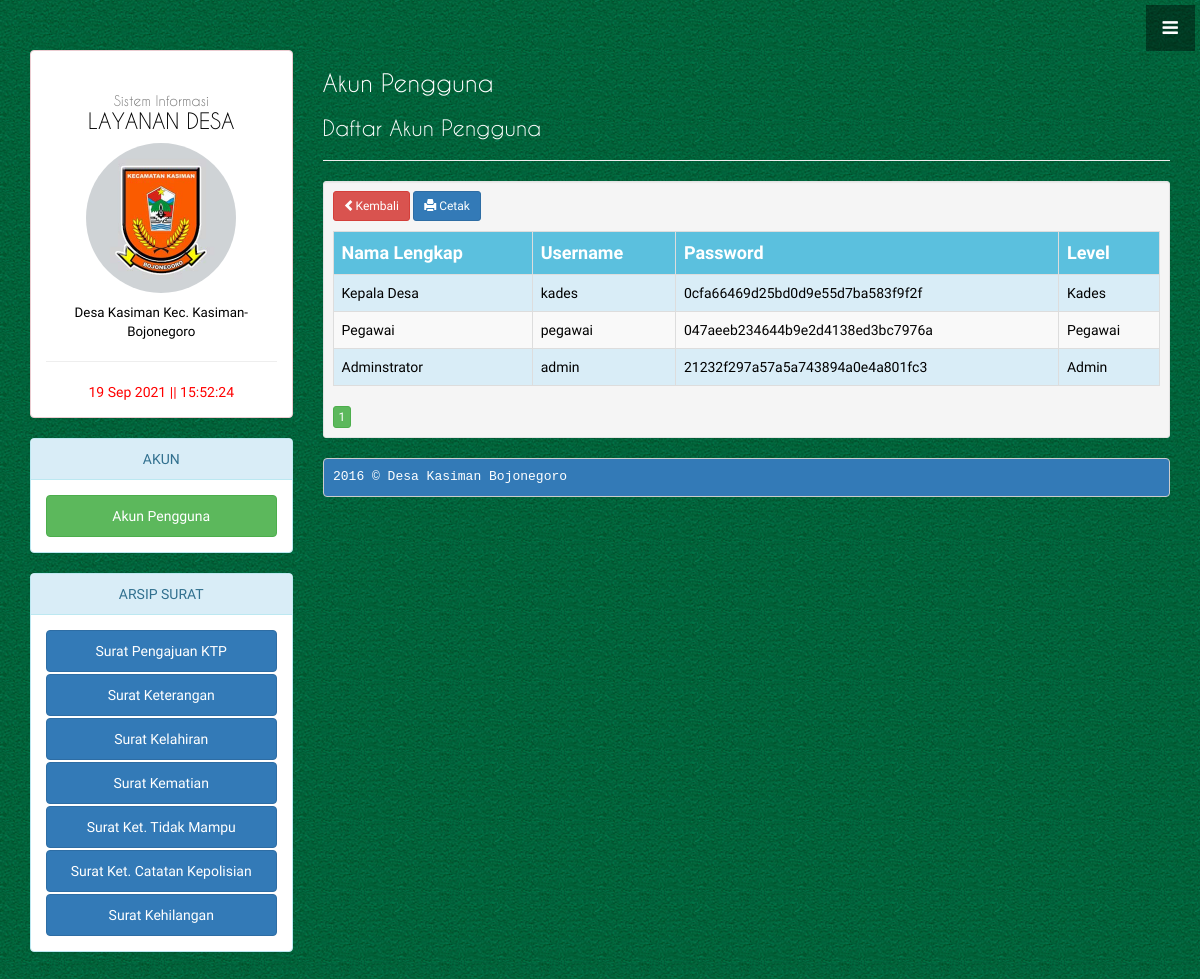
Before: /kades/index.php?pages=Ruser with the older database file.
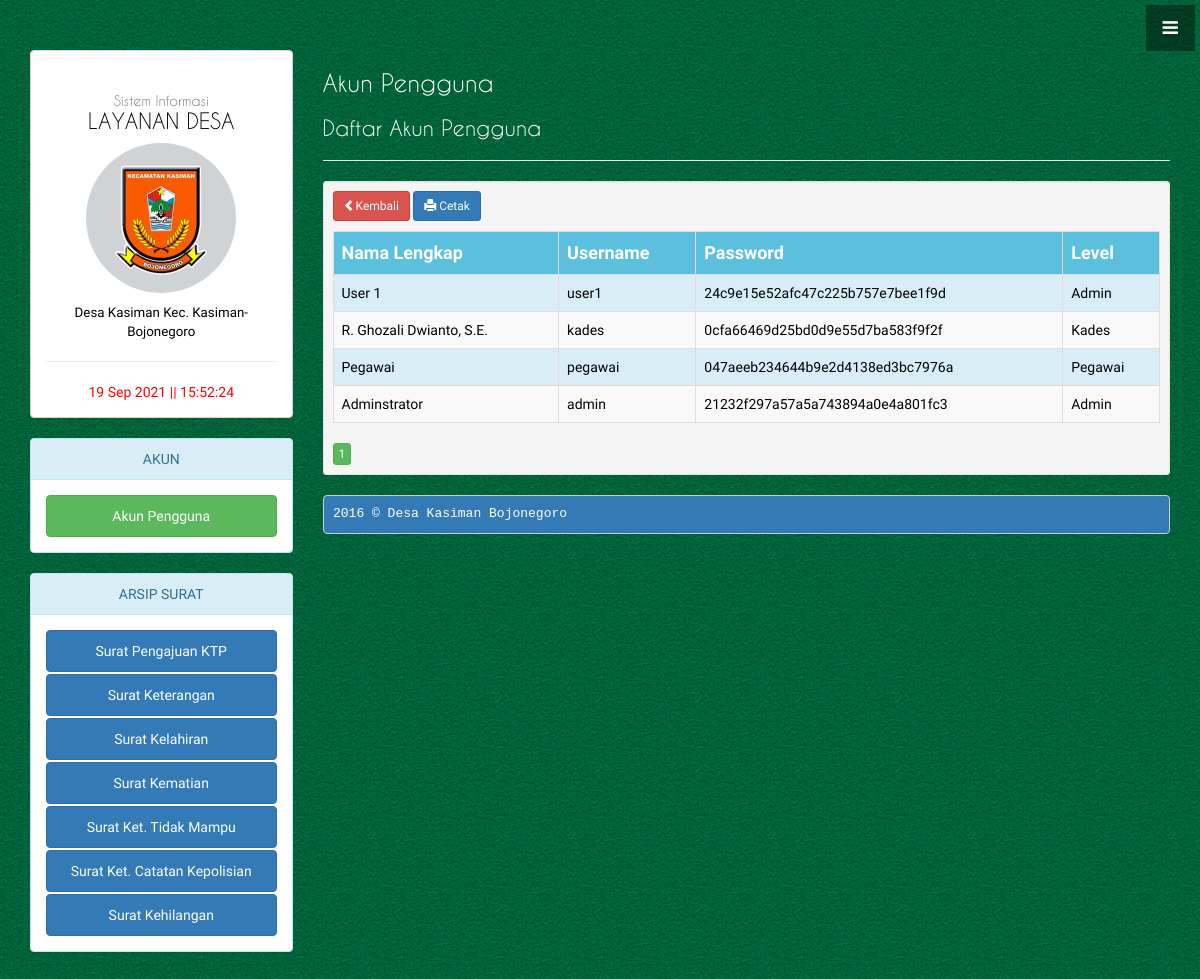
After: the same page with the newer database file.
### tables this page shows
CREATE TABLE `user` (
  `userID` int(11) NOT NULL,
  `fullname` varchar(40) NOT NULL,
  `username` varchar(20) NOT NULL,
  `password` varchar(100) NOT NULL,
  `level` varchar(11) NOT NULL,
  `alamat` varchar(255) DEFAULT NULL,
  `tempatLahir` varchar(255) DEFAULT NULL,
  `tglLahir` date DEFAULT NULL,
  `jenKelamin` enum('Laki-Laki','Perempuan') DEFAULT NULL,
  `agama` enum('Islam','Kristen','Katholik','Hindu','Budha','Konghucu') DEFAULT NULL,
  `pendidikan` enum('Tidak/Belum Sekolah','Belum Tamat SD/Sederajat','Tamat SD/Sederajat','SLTP/Sederajat','SLTA/Sederajat','Diploma','Sarjana') DEFAULT NULL,
  `statusNikah` enum('Belum Kawin','Kawin') DEFAULT NULL
);

### kades/R-user.php (the view, shortened to what this page needs)
<h2 class="custom_font" style="color:#ffffff;"><?php echo $judul;?></h2>
<h3 class="custom_font" style="color:#ffffff;"><?php echo $subjudul;?></h3><hr/>
<div class="well well-sm">
<p>
<a class="btn btn-danger btn-sm" href="javascript:history.go(-1)"><span class="glyphicon glyphicon-chevron-left"></span>Kembali</a>
<a class="btn btn-primary btn-sm" href="javascript:void(0);" onclick="window.open('PDFlistUser.php?kode=','nama_window_pop_up','size=800,height=800,scrollbars=yes,resizeable=no')"><span class="glyphicon glyphicon-print"></span> Cetak</a>
</p>
<form action="" method="post" class="bg-info">
<table class="table table-bordered table-striped table-hover">
	<tr style="color:#ffffff; font-size:18px;">
		<th bgcolor="#5bc0de">Nama Lengkap</th>
		<th bgcolor="#5bc0de">Username</th>
		<th bgcolor="#5bc0de">Password</th>
		<th bgcolor="#5bc0de">Level</th>
	</tr><?php
	$per_page = 7;
	$page_query=mysql_query("SELECT COUNT(*) FROM user");
	$pages=ceil(mysql_result($page_query, 0) / $per_page);
	$page=(isset($_GET['page'])) ? (int)$_GET['page'] : 1;
	$start=($page - 1) * $per_page;
	$sql=mysql_query("SELECT*FROM user ORDER BY userID DESC LIMIT $start, $per_page")or die(mysql_error());
	while($r=mysql_fetch_array($sql)){?>
		<tr>
			<td><?php echo $r['fullname'];?></td>
			<td><?php echo $r['username'];?></td>
			<td><?php echo $r['password'];?></td>
			<td><?php echo $r['level'];?></td>
<?php
	}?>
	</tr>
</table>
</form><?php
if($pages >= 1 && $page <= $pages){
	for($x=1; $x<=$pages; $x++){
		echo ($x == $page) ? '<b><a class="btn btn-success btn-xs" href="?pages=Ruser&page='.$x.'">'.$x.'</a></b> ' : '<a class="btn btn-default btn-xs" href="?pages=Ruser&page='.$x.'">'.$x.'</a> ';
	}
}
?>
</div>
<?php
include "../inc/footer.php";
?>

### kades/index.php (shortened to what this page needs)
<!DOCTYPE html>
<html lang="en">
<head>
    <link href="../css/bootstrap.min.css" rel="stylesheet">
    <link href="../css/stylish-portfolio.css" rel="stylesheet">
    <link href="../font-awesome/css/font-awesome.min.css" rel="stylesheet" type="text/css">
</head>
<body>
<a id="menu-toggle" href="#" class="btn btn-dark btn-lg toggle"><i class="fa fa-bars"></i></a>
    <section id="about" class="about">
        <div class="container">
            <div class="row"><font color="black">
              <div class="col-sm-3">
				<div class="panel panel-danger">
				<div class="panel-body" align="center">
					<h3 class="custom_font"><small>Sistem Informasi</small><br/>LAYANAN DESA</h3>
					<img class="img-responsive img-circle" width="150px" src="../img/logo.jpg">
					<p>Desa Kasiman Kec. Kasiman-Bojonegoro</p><hr/>
					<font color="red"><?php echo gmdate("d M Y || H:i:s", time()+60*60*7); ?></font>
					</div>
				</div>
				<div class="panel panel-info">
				<div align="center" class="panel-heading">AKUN</div>
				<div class="panel-body">
				<ul class="nav nav-pills nav-stacked">
					<li><a class="btn btn-success" href="?pages=Ruser">Akun Pengguna</a></li>
				</ul>
				</div>
				</div>
				<div class="panel panel-info">
				<div align="center" class="panel-heading">ARSIP SURAT</div>
				<div class="panel-body">
				<ul class="nav nav-pills nav-stacked">
					<li><a class="btn btn-primary" href="?pages=Rktp">Surat Pengajuan KTP</a></li>
					<li><a class="btn btn-primary" href="?pages=Rsuket">Surat Keterangan</a></li>
					<li><a class="btn btn-primary" href="?pages=Rsukel">Surat Kelahiran</a></li>
					<li><a class="btn btn-primary" href="?pages=Rsukem">Surat Kematian</a></li>
					<li><a class="btn btn-primary" href="?pages=Rsktm">Surat Ket. Tidak Mampu</a></li>
					<li><a class="btn btn-primary" href="?pages=Rskck">Surat Ket. Catatan Kepolisian</a></li>
					<li><a class="btn btn-primary" href="?pages=Rsukeh">Surat Kehilangan</a></li>
				</ul>
				</div>
				</div>
			 </div>
							<div class="col-sm-9">
								<?php include "../inc/page.php";?>
							</div>
            </div>
        </div>
    </section>
</body>
</html>

### inc/page.php (shortened to what this page needs)
<?php
$page=$_GET['pages'];
switch($page){
	case 'Ruser':
		$pages="R-user.php";
		$judul="Akun Pengguna";
		$subjudul="Daftar Akun Pengguna";
		break;
	}
	if(!empty($pages)){
		include $pages;
}
?>

### inc/footer.php
<div>
	<pre class="bg-primary">2016 &copy; Desa Kasiman Bojonegoro</pre>
</div>

### css/stylish-portfolio.css (style rules this page uses)
html, body { width: 100%; height: 100%; }
body { font-family: "Source Sans Pro","Helvetica Neue",Helvetica,Arial,sans-serif; background: url(../img/bgijo.jpg) center center scroll; }
p { font-size:10pt; color:#000; }
h2.custom_font { font-family:CaviarDreams; font-size:18pt; color:#000; }
h3.custom_font { font-family:CaviarDreams; font-size:16pt; color:#000; }
.btn-dark { border-radius: 0; color: #fff; background-color: rgba(0,0,0,0.4); }
#menu-toggle { z-index: 1; position: fixed; top: 0; right: 0; }
.toggle { margin: 5px 5px 0 0; }
.about { padding: 50px 0; }

Changed rows visible on the page:
added user: fullname "User 1", username "user1", password "24c9e15e52afc47c225b757e7bee1f9d", level "Admin"
changed user "kades": fullname "Kepala Desa" → "R. Ghozali Dwianto, S.E."
